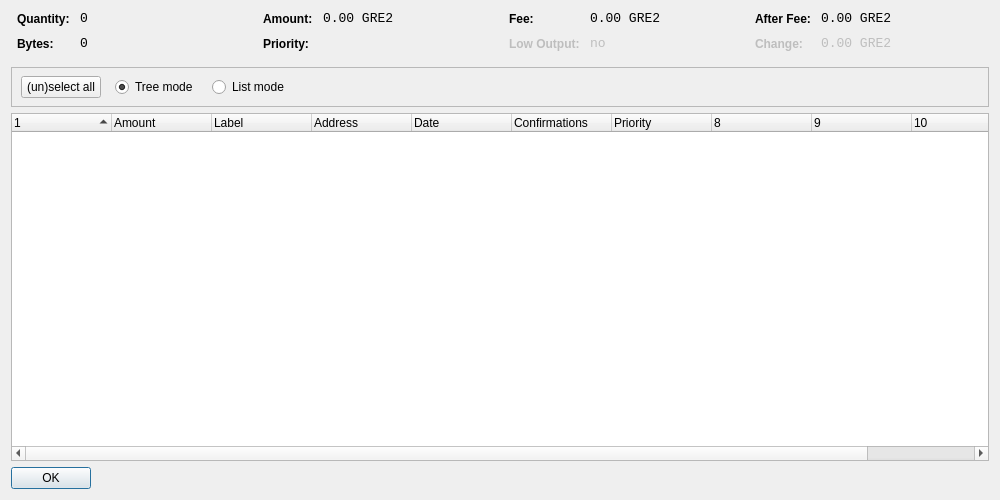
<?xml version="1.0" encoding="UTF-8"?>
<ui version="4.0">
 <class>CoinControlDialog</class>
 <widget class="QDialog" name="CoinControlDialog">
  <property name="geometry">
   <rect>
    <x>0</x>
    <y>0</y>
    <width>1000</width>
    <height>500</height>
   </rect>
  </property>
  <property name="windowTitle">
   <string>Coin Control</string>
  </property>
  <property name="styleSheet">
   <string notr="true">QTableView {background-color:rgb(69, 87, 96); color:white;}
QToolTip {background-color:#1f333e; color:white; border-style: none;}
</string>
  </property>
  <layout class="QVBoxLayout" name="verticalLayout">
   <item>
    <layout class="QHBoxLayout" name="horizontalLayoutTop" stretch="0,0,0,0">
     <property name="topMargin">
      <number>0</number>
     </property>
     <property name="bottomMargin">
      <number>10</number>
     </property>
     <item>
      <layout class="QFormLayout" name="formLayoutCoinControl1">
       <property name="horizontalSpacing">
        <number>10</number>
       </property>
       <property name="verticalSpacing">
        <number>10</number>
       </property>
       <property name="leftMargin">
        <number>6</number>
       </property>
       <property name="rightMargin">
        <number>6</number>
       </property>
       <item row="0" column="0">
        <widget class="QLabel" name="labelCoinControlQuantityText">
         <property name="styleSheet">
          <string notr="true">font-weight:bold;</string>
         </property>
         <property name="text">
          <string>Quantity:</string>
         </property>
        </widget>
       </item>
       <item row="0" column="1">
        <widget class="QLabel" name="labelCoinControlQuantity">
         <property name="font">
          <font>
           <family>Monospace</family>
           <pointsize>10</pointsize>
          </font>
         </property>
         <property name="cursor">
          <cursorShape>IBeamCursor</cursorShape>
         </property>
         <property name="contextMenuPolicy">
          <enum>Qt::ActionsContextMenu</enum>
         </property>
         <property name="text">
          <string>0</string>
         </property>
         <property name="textInteractionFlags">
          <set>Qt::LinksAccessibleByMouse|Qt::TextSelectableByKeyboard|Qt::TextSelectableByMouse</set>
         </property>
        </widget>
       </item>
       <item row="1" column="0">
        <widget class="QLabel" name="labelCoinControlBytesText">
         <property name="styleSheet">
          <string notr="true">font-weight:bold;</string>
         </property>
         <property name="text">
          <string>Bytes:</string>
         </property>
        </widget>
       </item>
       <item row="1" column="1">
        <widget class="QLabel" name="labelCoinControlBytes">
         <property name="font">
          <font>
           <family>Monospace</family>
           <pointsize>10</pointsize>
          </font>
         </property>
         <property name="cursor">
          <cursorShape>IBeamCursor</cursorShape>
         </property>
         <property name="contextMenuPolicy">
          <enum>Qt::ActionsContextMenu</enum>
         </property>
         <property name="text">
          <string>0</string>
         </property>
         <property name="textInteractionFlags">
          <set>Qt::LinksAccessibleByMouse|Qt::TextSelectableByKeyboard|Qt::TextSelectableByMouse</set>
         </property>
        </widget>
       </item>
      </layout>
     </item>
     <item>
      <layout class="QFormLayout" name="formLayoutCoinControl2">
       <property name="horizontalSpacing">
        <number>10</number>
       </property>
       <property name="verticalSpacing">
        <number>10</number>
       </property>
       <property name="leftMargin">
        <number>6</number>
       </property>
       <property name="rightMargin">
        <number>6</number>
       </property>
       <item row="0" column="0">
        <widget class="QLabel" name="labelCoinControlAmountText">
         <property name="styleSheet">
          <string notr="true">font-weight:bold;</string>
         </property>
         <property name="text">
          <string>Amount:</string>
         </property>
        </widget>
       </item>
       <item row="0" column="1">
        <widget class="QLabel" name="labelCoinControlAmount">
         <property name="font">
          <font>
           <family>Monospace</family>
           <pointsize>10</pointsize>
          </font>
         </property>
         <property name="cursor">
          <cursorShape>IBeamCursor</cursorShape>
         </property>
         <property name="contextMenuPolicy">
          <enum>Qt::ActionsContextMenu</enum>
         </property>
         <property name="text">
          <string>0.00 GRE2</string>
         </property>
         <property name="textInteractionFlags">
          <set>Qt::LinksAccessibleByMouse|Qt::TextSelectableByKeyboard|Qt::TextSelectableByMouse</set>
         </property>
        </widget>
       </item>
       <item row="1" column="0">
        <widget class="QLabel" name="labelCoinControlPriorityText">
         <property name="styleSheet">
          <string notr="true">font-weight:bold;</string>
         </property>
         <property name="text">
          <string>Priority:</string>
         </property>
        </widget>
       </item>
       <item row="1" column="1">
        <widget class="QLabel" name="labelCoinControlPriority">
         <property name="font">
          <font>
           <family>Monospace</family>
           <pointsize>10</pointsize>
          </font>
         </property>
         <property name="cursor">
          <cursorShape>IBeamCursor</cursorShape>
         </property>
         <property name="contextMenuPolicy">
          <enum>Qt::ActionsContextMenu</enum>
         </property>
         <property name="text">
          <string/>
         </property>
         <property name="textInteractionFlags">
          <set>Qt::LinksAccessibleByMouse|Qt::TextSelectableByKeyboard|Qt::TextSelectableByMouse</set>
         </property>
        </widget>
       </item>
      </layout>
     </item>
     <item>
      <layout class="QFormLayout" name="formLayoutCoinControl3">
       <property name="horizontalSpacing">
        <number>10</number>
       </property>
       <property name="verticalSpacing">
        <number>10</number>
       </property>
       <property name="leftMargin">
        <number>6</number>
       </property>
       <property name="rightMargin">
        <number>6</number>
       </property>
       <item row="0" column="0">
        <widget class="QLabel" name="labelCoinControlFeeText">
         <property name="styleSheet">
          <string notr="true">font-weight:bold;</string>
         </property>
         <property name="text">
          <string>Fee:</string>
         </property>
        </widget>
       </item>
       <item row="0" column="1">
        <widget class="QLabel" name="labelCoinControlFee">
         <property name="font">
          <font>
           <family>Monospace</family>
           <pointsize>10</pointsize>
          </font>
         </property>
         <property name="cursor">
          <cursorShape>IBeamCursor</cursorShape>
         </property>
         <property name="contextMenuPolicy">
          <enum>Qt::ActionsContextMenu</enum>
         </property>
         <property name="text">
          <string>0.00 GRE2</string>
         </property>
         <property name="textInteractionFlags">
          <set>Qt::LinksAccessibleByMouse|Qt::TextSelectableByKeyboard|Qt::TextSelectableByMouse</set>
         </property>
        </widget>
       </item>
       <item row="1" column="0">
        <widget class="QLabel" name="labelCoinControlLowOutputText">
         <property name="enabled">
          <bool>false</bool>
         </property>
         <property name="styleSheet">
          <string notr="true">font-weight:bold;</string>
         </property>
         <property name="text">
          <string>Low Output:</string>
         </property>
        </widget>
       </item>
       <item row="1" column="1">
        <widget class="QLabel" name="labelCoinControlLowOutput">
         <property name="enabled">
          <bool>false</bool>
         </property>
         <property name="font">
          <font>
           <family>Monospace</family>
           <pointsize>10</pointsize>
          </font>
         </property>
         <property name="cursor">
          <cursorShape>IBeamCursor</cursorShape>
         </property>
         <property name="contextMenuPolicy">
          <enum>Qt::ActionsContextMenu</enum>
         </property>
         <property name="text">
          <string>no</string>
         </property>
         <property name="textInteractionFlags">
          <set>Qt::LinksAccessibleByMouse|Qt::TextSelectableByKeyboard|Qt::TextSelectableByMouse</set>
         </property>
        </widget>
       </item>
      </layout>
     </item>
     <item>
      <layout class="QFormLayout" name="formLayoutCoinControl4">
       <property name="horizontalSpacing">
        <number>10</number>
       </property>
       <property name="verticalSpacing">
        <number>10</number>
       </property>
       <property name="leftMargin">
        <number>6</number>
       </property>
       <property name="rightMargin">
        <number>6</number>
       </property>
       <item row="0" column="0">
        <widget class="QLabel" name="labelCoinControlAfterFeeText">
         <property name="styleSheet">
          <string notr="true">font-weight:bold;</string>
         </property>
         <property name="text">
          <string>After Fee:</string>
         </property>
        </widget>
       </item>
       <item row="0" column="1">
        <widget class="QLabel" name="labelCoinControlAfterFee">
         <property name="font">
          <font>
           <family>Monospace</family>
           <pointsize>10</pointsize>
          </font>
         </property>
         <property name="cursor">
          <cursorShape>IBeamCursor</cursorShape>
         </property>
         <property name="contextMenuPolicy">
          <enum>Qt::ActionsContextMenu</enum>
         </property>
         <property name="text">
          <string>0.00 GRE2</string>
         </property>
         <property name="textInteractionFlags">
          <set>Qt::LinksAccessibleByMouse|Qt::TextSelectableByKeyboard|Qt::TextSelectableByMouse</set>
         </property>
        </widget>
       </item>
       <item row="1" column="0">
        <widget class="QLabel" name="labelCoinControlChangeText">
         <property name="enabled">
          <bool>false</bool>
         </property>
         <property name="styleSheet">
          <string notr="true">font-weight:bold;</string>
         </property>
         <property name="text">
          <string>Change:</string>
         </property>
        </widget>
       </item>
       <item row="1" column="1">
        <widget class="QLabel" name="labelCoinControlChange">
         <property name="enabled">
          <bool>false</bool>
         </property>
         <property name="font">
          <font>
           <family>Monospace</family>
           <pointsize>10</pointsize>
          </font>
         </property>
         <property name="cursor">
          <cursorShape>IBeamCursor</cursorShape>
         </property>
         <property name="contextMenuPolicy">
          <enum>Qt::ActionsContextMenu</enum>
         </property>
         <property name="text">
          <string>0.00 GRE2</string>
         </property>
         <property name="textInteractionFlags">
          <set>Qt::LinksAccessibleByMouse|Qt::TextSelectableByKeyboard|Qt::TextSelectableByMouse</set>
         </property>
        </widget>
       </item>
      </layout>
     </item>
    </layout>
   </item>
   <item>
    <widget class="QFrame" name="frame">
     <property name="minimumSize">
      <size>
       <width>0</width>
       <height>40</height>
      </size>
     </property>
     <property name="frameShape">
      <enum>QFrame::StyledPanel</enum>
     </property>
     <property name="frameShadow">
      <enum>QFrame::Sunken</enum>
     </property>
     <widget class="QWidget" name="horizontalLayoutWidget">
      <property name="geometry">
       <rect>
        <x>10</x>
        <y>0</y>
        <width>781</width>
        <height>41</height>
       </rect>
      </property>
      <layout class="QHBoxLayout" name="horizontalLayoutPanel" stretch="0,0,0,0">
       <property name="spacing">
        <number>14</number>
       </property>
       <item>
        <widget class="QPushButton" name="pushButtonSelectAll">
         <property name="sizePolicy">
          <sizepolicy hsizetype="Maximum" vsizetype="Fixed">
           <horstretch>0</horstretch>
           <verstretch>0</verstretch>
          </sizepolicy>
         </property>
         <property name="text">
          <string>(un)select all</string>
         </property>
        </widget>
       </item>
       <item>
        <widget class="QRadioButton" name="radioTreeMode">
         <property name="sizePolicy">
          <sizepolicy hsizetype="Maximum" vsizetype="Fixed">
           <horstretch>0</horstretch>
           <verstretch>0</verstretch>
          </sizepolicy>
         </property>
         <property name="text">
          <string>Tree mode</string>
         </property>
         <property name="checked">
          <bool>true</bool>
         </property>
        </widget>
       </item>
       <item>
        <widget class="QRadioButton" name="radioListMode">
         <property name="sizePolicy">
          <sizepolicy hsizetype="Maximum" vsizetype="Fixed">
           <horstretch>0</horstretch>
           <verstretch>0</verstretch>
          </sizepolicy>
         </property>
         <property name="text">
          <string>List mode</string>
         </property>
        </widget>
       </item>
       <item>
        <spacer name="horizontalSpacer">
         <property name="orientation">
          <enum>Qt::Horizontal</enum>
         </property>
         <property name="sizeHint" stdset="0">
          <size>
           <width>40</width>
           <height>20</height>
          </size>
         </property>
        </spacer>
       </item>
      </layout>
     </widget>
    </widget>
   </item>
   <item>
    <widget class="CoinControlTreeWidget" name="treeWidget">
     <property name="contextMenuPolicy">
      <enum>Qt::CustomContextMenu</enum>
     </property>
     <property name="sortingEnabled">
      <bool>false</bool>
     </property>
     <property name="columnCount">
      <number>11</number>
     </property>
     <attribute name="headerShowSortIndicator" stdset="0">
      <bool>true</bool>
     </attribute>
     <attribute name="headerStretchLastSection">
      <bool>false</bool>
     </attribute>
     <column>
      <property name="text">
       <string/>
      </property>
     </column>
     <column>
      <property name="text">
       <string>Amount</string>
      </property>
     </column>
     <column>
      <property name="text">
       <string>Label</string>
      </property>
     </column>
     <column>
      <property name="text">
       <string>Address</string>
      </property>
     </column>
     <column>
      <property name="text">
       <string>Date</string>
      </property>
     </column>
     <column>
      <property name="text">
       <string>Confirmations</string>
      </property>
      <property name="toolTip">
       <string>Confirmed</string>
      </property>
     </column>
     <column>
      <property name="text">
       <string>Priority</string>
      </property>
     </column>
     <column>
      <property name="text">
       <string/>
      </property>
     </column>
     <column>
      <property name="text">
       <string/>
      </property>
     </column>
     <column>
      <property name="text">
       <string/>
      </property>
     </column>
     <column>
      <property name="text">
       <string/>
      </property>
     </column>
    </widget>
   </item>
   <item>
    <widget class="QDialogButtonBox" name="buttonBox">
     <property name="sizePolicy">
      <sizepolicy hsizetype="Maximum" vsizetype="Fixed">
       <horstretch>0</horstretch>
       <verstretch>0</verstretch>
      </sizepolicy>
     </property>
     <property name="orientation">
      <enum>Qt::Horizontal</enum>
     </property>
     <property name="standardButtons">
      <set>QDialogButtonBox::Ok</set>
     </property>
    </widget>
   </item>
  </layout>
 </widget>
 <customwidgets>
  <customwidget>
   <class>CoinControlTreeWidget</class>
   <extends>QTreeWidget</extends>
   <header>coincontroltreewidget.h</header>
  </customwidget>
 </customwidgets>
 <resources/>
 <connections/>
</ui>
